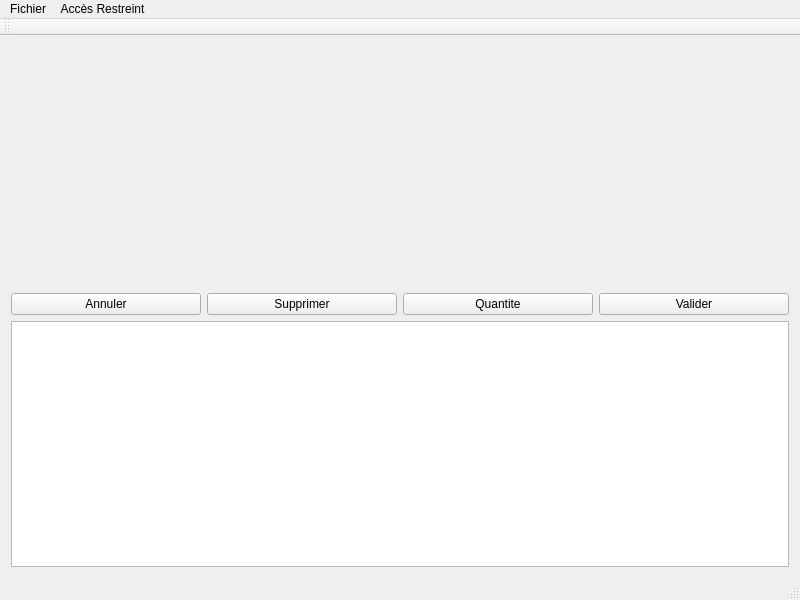
<?xml version="1.0" encoding="UTF-8"?>
<ui version="4.0">
 <class>MainWindow</class>
 <widget class="QMainWindow" name="MainWindow">
  <property name="geometry">
   <rect>
    <x>0</x>
    <y>0</y>
    <width>800</width>
    <height>600</height>
   </rect>
  </property>
  <property name="windowTitle">
   <string>HgPOS - Alpha 0.1 - Cyril Meyer</string>
  </property>
  <property name="windowIcon">
   <iconset resource="rsrc.qrc">
    <normaloff>:/icon/hg.png</normaloff>:/icon/hg.png</iconset>
  </property>
  <widget class="QWidget" name="centralWidget">
   <layout class="QGridLayout" name="gridLayout">
    <item row="2" column="0">
     <spacer name="verticalSpacer">
      <property name="orientation">
       <enum>Qt::Vertical</enum>
      </property>
      <property name="sizeHint" stdset="0">
       <size>
        <width>20</width>
        <height>40</height>
       </size>
      </property>
     </spacer>
    </item>
    <item row="0" column="0">
     <layout class="QGridLayout" name="gridBtnVente">
      <item row="0" column="0">
       <layout class="QVBoxLayout" name="verticalLayoutVente_1"/>
      </item>
      <item row="0" column="1">
       <layout class="QVBoxLayout" name="verticalLayoutVente_2"/>
      </item>
      <item row="0" column="2">
       <layout class="QVBoxLayout" name="verticalLayoutVente_3"/>
      </item>
     </layout>
    </item>
    <item row="4" column="0">
     <layout class="QHBoxLayout" name="horizontalLayoutBtnAcctionVente">
      <item>
       <widget class="QPushButton" name="pushButtonAnnuler">
        <property name="text">
         <string>Annuler</string>
        </property>
       </widget>
      </item>
      <item>
       <widget class="QPushButton" name="pushButtonSupprimer">
        <property name="text">
         <string>Supprimer</string>
        </property>
       </widget>
      </item>
      <item>
       <widget class="QPushButton" name="pushButtonQuantite">
        <property name="text">
         <string>Quantite</string>
        </property>
       </widget>
      </item>
      <item>
       <widget class="QPushButton" name="pushButtonValider">
        <property name="text">
         <string>Valider</string>
        </property>
       </widget>
      </item>
     </layout>
    </item>
    <item row="5" column="0">
     <widget class="QListWidget" name="listWidgetVente">
      <property name="font">
       <font>
        <pointsize>16</pointsize>
        <weight>75</weight>
        <bold>true</bold>
       </font>
      </property>
     </widget>
    </item>
   </layout>
  </widget>
  <widget class="QMenuBar" name="menuBar">
   <property name="geometry">
    <rect>
     <x>0</x>
     <y>0</y>
     <width>800</width>
     <height>21</height>
    </rect>
   </property>
   <widget class="QMenu" name="menuFichier">
    <property name="title">
     <string>Fichier</string>
    </property>
   </widget>
   <widget class="QMenu" name="menuAcc_s_Restreint">
    <property name="title">
     <string>Accès Restreint</string>
    </property>
    <addaction name="actionAccesAdmin"/>
    <addaction name="actionAccesPresident"/>
    <addaction name="actionAccesCaisse"/>
    <addaction name="actionAccesStock"/>
   </widget>
   <addaction name="menuFichier"/>
   <addaction name="menuAcc_s_Restreint"/>
  </widget>
  <widget class="QToolBar" name="mainToolBar">
   <attribute name="toolBarArea">
    <enum>TopToolBarArea</enum>
   </attribute>
   <attribute name="toolBarBreak">
    <bool>false</bool>
   </attribute>
  </widget>
  <widget class="QStatusBar" name="statusBar"/>
  <action name="actionAdministrateur">
   <property name="text">
    <string>Administrateur</string>
   </property>
  </action>
  <action name="actionAccesAdmin">
   <property name="text">
    <string>Administrateur</string>
   </property>
  </action>
  <action name="actionAccesPresident">
   <property name="text">
    <string>President</string>
   </property>
  </action>
  <action name="actionAccesCaisse">
   <property name="text">
    <string>Caisse</string>
   </property>
   <property name="shortcut">
    <string>Ctrl+Alt+C</string>
   </property>
  </action>
  <action name="actionAccesStock">
   <property name="text">
    <string>Stock</string>
   </property>
  </action>
 </widget>
 <layoutdefault spacing="6" margin="11"/>
 <resources>
  <include location="rsrc.qrc"/>
 </resources>
 <connections/>
</ui>
